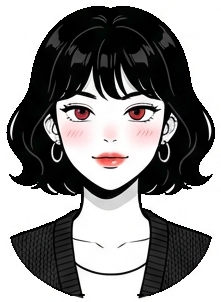
#> input picture exile_test/assets/parts/sera_neutral.png, 221 x 302 px
$ python register.py   (older library calls are emulated)
#> lines starting #> are read from the running program, lines starting #| are printed output that depends on the picture; after the words box and inside, x2 and y2 are one past the last pixel; in counts of white or black regions, pixels touching at a corner belong together
### exile_test/tools/cutlib.py
"""Cut-out helpers: background by flood fill from the sheet edges, parts by connected components, edge alpha by unmixing
the outline ink from the local background colour, edge colour decontamination and a ~1 px choke.

Why not a colour key: the eyes, skin and shirts are as white as the sheet. A flood fill from the sheet border only takes the
white that is connected to the outside, so a white that is enclosed by an outline stays opaque. The only open whites are the
shirt fronts at the bottom of the busts (the bust is cut there): a barrier closes that opening before the fill.
"""
import cv2
import numpy as np
from scipy import ndimage as ndi


def load(path):
    return cv2.cvtColor(cv2.imread(path), cv2.COLOR_BGR2RGB).astype(np.float32) / 255.0


def lum(x):
    return x[..., 0] * .299 + x[..., 1] * .587 + x[..., 2] * .114


# [107 lines left out: functions poly_bg, local_bg, flood_background, bust_barrier, matte, components and 1 more, not called in this run]


def save_rgba(path, rgba):
    x = (np.clip(rgba, 0, 1) * 255 + .5).astype(np.uint8)
    cv2.imwrite(path, cv2.cvtColor(x, cv2.COLOR_RGBA2BGRA))


def load_rgba(path):
    x = cv2.imread(path, cv2.IMREAD_UNCHANGED)
    return cv2.cvtColor(x, cv2.COLOR_BGRA2RGBA).astype(np.float32) / 255.0


def over(dst_rgb, rgba):
    a = rgba[..., 3:4]
    return dst_rgb * (1 - a) + rgba[..., :3] * a


# [16 lines left out: function fringe_stats, not called in this run]

### exile_test/tools/register.py
"""Register every expression variant to its neutral bust so swapping them does not move the face.

For each variant: a first alignment by phase correlation, then the regions that really differ (mouth, eyes, brows, beak)
are found from the difference image and left out, and an affine ECC fit on everything else (hair outline, face outline,
ears, clothes) refines the alignment to a fraction of a pixel. The variant is resampled into the neutral's frame.
Jitter is measured before and after on the stable region: phase-correlation shift (px at sheet scale, and at the frame
scale the shot uses) and the mean absolute luminance difference.
  python tools/register.py            -> assets/parts/reg/*.png, out/register.json, review/register/*.png
"""
import json, os, sys
import cv2
import numpy as np

sys.path.insert(0, os.path.dirname(os.path.abspath(__file__)))
import cutlib as C

HERE = os.path.dirname(os.path.dirname(os.path.abspath(__file__)))
P = os.path.join(HERE, "assets", "parts")
REG = os.path.join(P, "reg")
RV = os.path.join(HERE, "review", "register")
os.makedirs(REG, exist_ok=True); os.makedirs(RV, exist_ok=True)
GROUPS = {"sera": ["sera_neutral", "sera_talk", "sera_angry", "sera_blink"],
          "minsu": ["minsu_neutral", "minsu_talk", "minsu_blink"],
          "pigeon": ["pigeon_neutral", "pigeon_open"]}
FRAME_SCALE = {"sera": 3.4, "minsu": 2.9, "pigeon": 3.2}    # roughly the on-screen scale of each bust (for the report)


def pad_to(x, h, w):
    out = np.zeros((h, w, 4), np.float32)
    out[:x.shape[0], :x.shape[1]] = x[:h, :w]
    return out


def gray(rgba):
    return cv2.GaussianBlur((C.lum(rgba[..., :3]) * rgba[..., 3] + (1 - rgba[..., 3])).astype(np.float32), (0, 0), 0.8)


def warp(rgba, M, w, h):
    a = rgba[..., 3:4]
    pm = np.concatenate([rgba[..., :3] * a, a], -1)
    o = cv2.warpAffine(pm, M, (w, h), flags=cv2.INTER_LANCZOS4 | cv2.WARP_INVERSE_MAP, borderMode=cv2.BORDER_CONSTANT, borderValue=0)
    o = np.clip(o, 0, 1)
    A = o[..., 3:4]
    return np.concatenate([np.where(A > 1e-4, o[..., :3] / np.maximum(A, 1e-4), 0), A], -1).astype(np.float32)


def stable_mask(ref, var_aligned):
    """where ref and the (roughly aligned) variant agree; the parts that change are dilated generously and removed"""
    d = np.abs(gray(ref) - gray(var_aligned))
    change = cv2.dilate((d > 0.25).astype(np.uint8), np.ones((3, 3), np.uint8))
    n, lab, st, _ = cv2.connectedComponentsWithStats(change)
    big = np.zeros_like(change)
    for i in range(1, n):
        if st[i, 4] > 25: big[lab == i] = 1                    # ignore single-pixel line disagreements (that is the jitter itself)
    big = cv2.dilate(big, np.ones((15, 15), np.uint8))
    sup = (ref[..., 3] > 0.5) | (var_aligned[..., 3] > 0.5)
    sup = cv2.dilate(sup.astype(np.uint8), np.ones((5, 5), np.uint8)) > 0
    return (sup & (big == 0)), big > 0


def measure(ref, var, mask):
    """residual translation between ref and var on the stable region: a translation-only ECC fit from zero (sub-pixel),
    plus the mean absolute luminance difference there"""
    g1, g2 = gray(ref), gray(var)
    T = np.array([[1, 0, 0], [0, 1, 0]], np.float32)
    crit = (cv2.TERM_CRITERIA_EPS | cv2.TERM_CRITERIA_COUNT, 200, 1e-6)
    _, T = cv2.findTransformECC(g1, g2, T, cv2.MOTION_TRANSLATION, crit, mask.astype(np.uint8), 3)
    sx, sy = float(T[0, 2]), float(T[1, 2])
    mad = float(np.abs(g1 - g2)[mask].mean())
    return float(np.hypot(sx, sy)), (sx, sy), mad


def main():
    rep = {}
    for grp, names in GROUPS.items():
        ref0 = C.load_rgba(os.path.join(P, names[0] + ".png"))
#> in load_rgba, x is the input picture: shape (302, 221, 4); mean B, G, R, A 144, 144.2, 145.6, 168.2
        H = max(C.load_rgba(os.path.join(P, n + ".png")).shape[0] for n in names) + 4
#> call 3 of load_rgba, with path = 'exile_test/assets/parts/sera_talk.png'
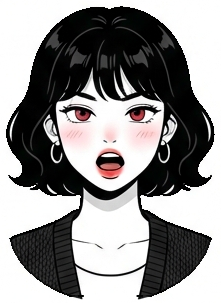
#> input picture exile_test/assets/parts/sera_talk.png, 221 x 303 px
#> in load_rgba, x is the input picture: shape (303, 221, 4); mean B, G, R, A 143.2, 143.3, 144.7, 167.9
#> call 4 of load_rgba, with path = 'exile_test/assets/parts/sera_angry.png'
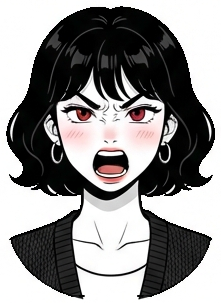
#> input picture exile_test/assets/parts/sera_angry.png, 221 x 303 px
#> in load_rgba, x is the input picture: shape (303, 221, 4); mean B, G, R, A 141.7, 141.8, 143.3, 167.7
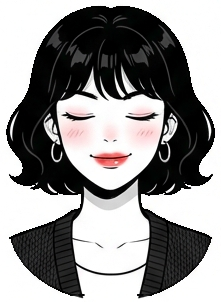
#> input picture exile_test/assets/parts/sera_blink.png, 221 x 302 px
#> in load_rgba, x is the input picture: shape (302, 221, 4); mean B, G, R, A 145, 145.1, 146.5, 168.3
        W = max(C.load_rgba(os.path.join(P, n + ".png")).shape[1] for n in names) + 4
        ref = pad_to(ref0, H, W)
        C.save_rgba(os.path.join(REG, names[0] + ".png"), ref)
        for n in names[1:]:
            var = pad_to(C.load_rgba(os.path.join(P, n + ".png")), H, W)
#> in pad_to (call 2), `out = np.zeros((h, w, 4), np.float32)`: out: shape (307, 225, 4) float32; every value is 0
            g1, g2 = gray(ref), gray(var)
            win = cv2.createHanningWindow((W, H), cv2.CV_32F)
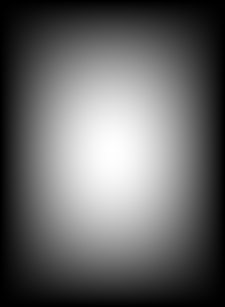
#> win: shape (307, 225) float32; min 0, max 1, mean 0.402
            (sx, sy), _ = cv2.phaseCorrelate(g1, g2, win)
#> sx = 0.218; sy = 1.16
            M = np.array([[1, 0, sx], [0, 1, sy]], np.float32)      # maps ref coords -> variant coords
#> M = [[1, 0, 0.218], [0, 1, 1.16]]
            stable, change = stable_mask(ref, warp(var, M, W, H))
#> in stable_mask, `change = cv2.dilate((d > 0.25).astype(np.uint8), np.ones((3, 3), np.ui..`: change: shape (307, 225); values 0 (black) and 1 (white), 5.9% white; 60 white regions (31 under 20 px), largest, box (x1, y1, x2, y2) and area: (91, 147, 130, 180) 798, (5, 16, 67, 137) 618, (62, 188, 85, 264) 407
#> in stable_mask, `n, lab, st, _ = cv2.connectedComponentsWithStats(change)`:
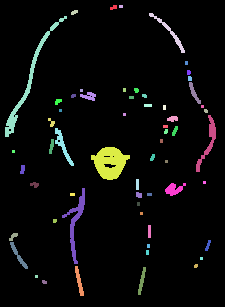
#> lab: shape (307, 225) int32; 61 distinct labels, from 0 to 60; one colour per label, 0 black
#> in stable_mask, `n, lab, st, _ = cv2.connectedComponentsWithStats(change)`: n = 61; st = 61 rows, first 6: [0, 0, 225, 307, 64982], [110, 5, 7, 5, 25], [119, 5, 4, 3, 12], [71, 10, 7, 5, 25], [149, 13, 36, 40, 183], [5, 16, 62, 121, 618]
#> in stable_mask, `big = cv2.dilate(big, np.ones((15, 15), np.uint8))`: big: shape (307, 225); values 0 (black) and 1 (white), 29.8% white; 12 white regions, largest, box (x1, y1, x2, y2) and area: (55, 140, 149, 303) 5400, (0, 9, 74, 144) 3341, (158, 75, 223, 203) 3162
#> in stable_mask, `sup = (ref[..., 3] > 0.5) | (var_aligned[..., 3] > 0.5)`: sup: shape (307, 225) bool; 64% white; 1 black region, box (x1, y1, x2, y2) and area: (0, 0, 225, 307) 24874
#> in stable_mask, `sup = cv2.dilate(sup.astype(np.uint8), np.ones((5, 5), np.uint8)) > 0`: sup: shape (307, 225) bool; 68% white; 1 black region, box (x1, y1, x2, y2) and area: (0, 0, 225, 307) 22117
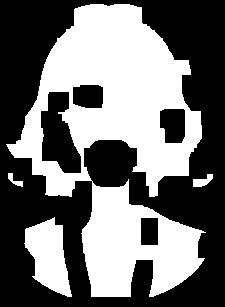
#> stable: shape (307, 225) bool; 44.2% white; 4 white regions, box (x1, y1, x2, y2) and area: (6, 4, 206, 297) 28015, (24, 217, 72, 297) 2306, (193, 174, 213, 187) 150, (8, 173, 23, 187) 86
            before = measure(ref, var, stable)
#> in measure, `_, T = cv2.findTransformECC(g1, g2, T, cv2.MOTION_TRANSLATION, crit, m..`: T = [[1, 0, -0.279], [0, 1, 1.05]]
#> in measure, `sx, sy = float(T[0, 2]), float(T[1, 2])`: sx = -0.279; sy = 1.05
#> in measure, `mad = float(np.abs(g1 - g2)[mask].mean())`: mad = 0.0395
#> before = (1.08, (-0.279, 1.05), 0.0395)
            for it in range(2):
                crit = (cv2.TERM_CRITERIA_EPS | cv2.TERM_CRITERIA_COUNT, 300, 1e-7)
                _, M = cv2.findTransformECC(g1, g2, M.copy(), cv2.MOTION_AFFINE, crit, stable.astype(np.uint8), 5)
                stable, change = stable_mask(ref, warp(var, M, W, H))
#> this loop made 2 passes
#> (M, n in stable_mask) on passes 1 to 2: ([[0.998, -0.00279, 0.33], [0.000792, 1, 0.899]], 39), ([[0.997, -0.000739, -0.0575], [0.00205, 1, 0.763]], 26)
            out = warp(var, M, W, H)
            after = measure(ref, out, stable)
#> after = (0.0668, (-0.038, -0.055), 0.02)
            C.save_rgba(os.path.join(REG, n + ".png"), out)
            k = FRAME_SCALE[grp]
            sc = float(np.sqrt(abs(np.linalg.det(M[:, :2]))))
#> sc = 0.999
            rep[n] = {"ref": names[0], "affine_ref_to_variant": np.round(M, 4).tolist(), "scale": round(sc, 4),
                      "stable_px": int(stable.sum()),
                      "before": {"shift_px_sheet": round(before[0], 3), "shift_px_frame": round(before[0] * k, 2), "mad": round(before[2], 4)},
                      "after": {"shift_px_sheet": round(after[0], 3), "shift_px_frame": round(after[0] * k, 2), "mad": round(after[2], 4)}}
            print(f"{n:14s} shift {before[0]:.2f} -> {after[0]:.3f} px (sheet), {before[0]*k:.1f} -> {after[0]*k:.2f} px on screen; "
                  f"stable-region diff {before[2]:.4f} -> {after[2]:.4f}; scale {sc:.4f}")
#| sera_talk      shift 1.08 -> 0.067 px (sheet), 3.7 -> 0.23 px on screen; stable-region diff 0.0395 -> 0.0200; scale 0.9989
            # review: ref | variant | |diff| on the stable region before and after (red = disagreement)
            def diffimg(v):
                d = np.abs(gray(ref) - gray(v)); im = np.stack([np.clip(d * 3, 0, 1), np.zeros_like(d), np.zeros_like(d)], -1)
                im = np.where(stable[..., None], im, im * 0.25 + 0.15)
                return im
            dark = np.full((H, W, 3), (0.12, 0.13, 0.17), np.float32)
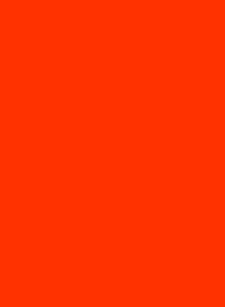
#> dark: shape (307, 225, 3) float32; mean of channels 0, 1, 2 0.12, 0.13, 0.17; drawn with min black and max white
            row = np.hstack([C.over(dark, ref), C.over(dark, out), diffimg(var), diffimg(out)])
            row = cv2.resize(row, (row.shape[1] * 2, row.shape[0] * 2), interpolation=cv2.INTER_NEAREST)
            cv2.imwrite(os.path.join(RV, n + "_vs_" + names[0] + ".png"), cv2.cvtColor((np.clip(row, 0, 1) * 255).astype(np.uint8), cv2.COLOR_RGB2BGR))
    json.dump(rep, open(os.path.join(HERE, "out", "register.json"), "w"), indent=1)


if __name__ == "__main__":
#> (the run stopped early here; a loop or call above may not have finished)
